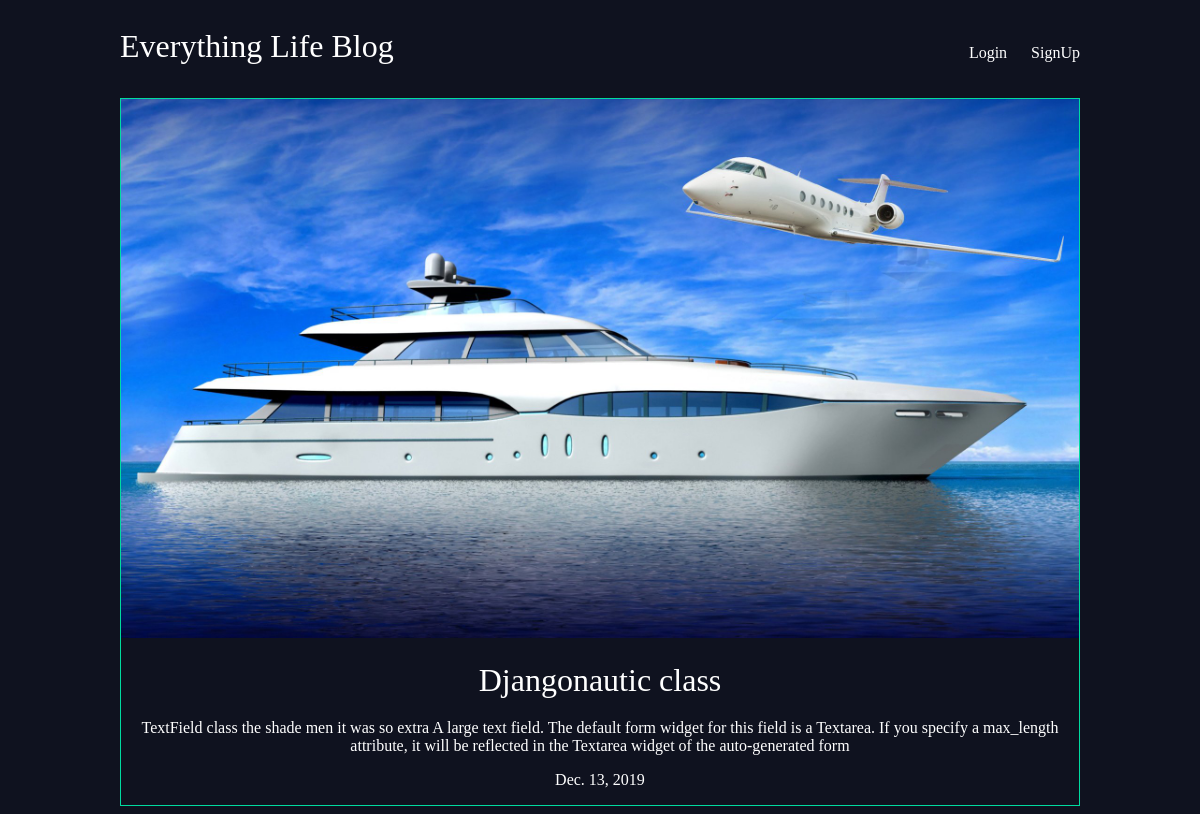
/articles/djangonautic-class, run on the app's committed database.
### articles/models.py (models this page shows, shortened)
class Article(models.Model):
	title = models.CharField(max_length=100)
	slug = models.SlugField(null=False,unique=True)
	body = models.TextField(max_length=250)
	date = models.DateField(auto_now_add=True)
	thumb = models.ImageField(default='default.jpg',blank=True)
	author = models.ForeignKey(User,default=None,on_delete=models.CASCADE)

### articles/views.py (the view)
# urls.py: path('<slug:slug>', views.article_detail, name='detail'),
def article_detail(request,slug):
	article = Article.objects.get(slug=slug)
	return render(request,'articles/article_detail.html',{'article':article})

### articles/templates/articles/article_detail.html
{% extends 'base.html' %}
{% block content %}
	<div class=article-detail>
		<div class='article'>
			<img src="{{ article.thumb.url }}">
			<h2>{{ article.title }}</h2>
			<p>{{ article.body }}</p>
			<p>{{ article.date }}</p>
		</div>
	</div>
{% endblock %}

### assets/style.css (style rules this page uses)
body { background-color: #0f121f; background-image: ; background-repeat-y:no-repeat; color: #fff; }
h1,h2,h3,h4,h5 { font-weight: normal; margin:0; }
.article { padding:10px; border:1px solid #00dba0; position:relative; padding-bottom:40px; }
.article h2 { font-size:1.2em; }
.article-detail .article { padding: 0; }
.article-detail .article img { max-width: 100%; }
.article-detail .article h2 { text-align:center; margin:20px auto; font-size:2em; }
.article-detail .article p { text-align:center; }

### data on the page
Article: thumb (picture), title "Djangonautic class", body "TextField class the shade men it was so extra A large text field. The default form widget for this field is a Textarea. If you specify a max_length attribute, it will be reflected in the Textarea widget of the auto-generated form", date "Dec. 13, 2019"
